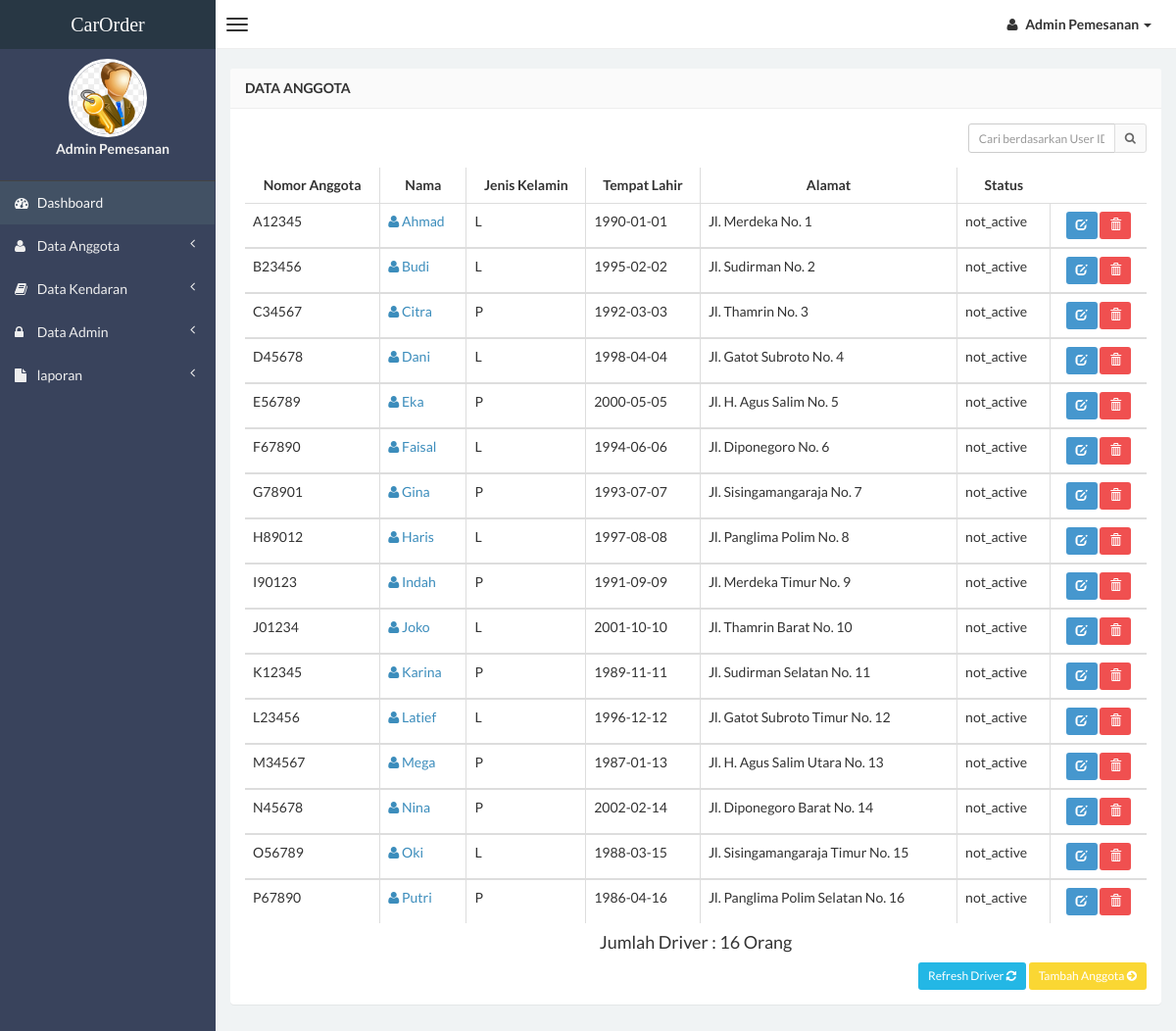
The page /management/anggota.php (signed in) on the database its author committed.
### tables this page shows
CREATE TABLE IF NOT EXISTS `data_driver` (
`id` int(4) NOT NULL ,
  `no_anggota` varchar(7) NOT NULL,
  `nama` varchar(150) NOT NULL,
  `jk` varchar(2) NOT NULL,
  `ttl` varchar(100) NOT NULL,
  `alamat` varchar(250) NOT NULL,
  `foto` varchar(75) NOT NULL,
  `status` varchar(250) NOT NULL DEFAULT 'not_active'
);

### management/anggota.php (the view, shortened to what this page needs)
<?php
if (empty($_SESSION['username'])){
	header('location:../index.php');
} else {
?>
<!DOCTYPE html>
<html>
<head>
    <link href="../css/bootstrap.min.css" rel="stylesheet" type="text/css" />
    <link href="../css/font-awesome.min.css" rel="stylesheet" type="text/css" />
    <link href="../css/ionicons.min.css" rel="stylesheet" type="text/css" />
    <link href="../css/morris/morris.css" rel="stylesheet" type="text/css" />
    <link href="../css/jvectormap/jquery-jvectormap-1.2.2.css" rel="stylesheet" type="text/css" />
    <link href="../css/datepicker/datepicker3.css" rel="stylesheet" type="text/css" />
    <link href="../css/daterangepicker/daterangepicker-bs3.css" rel="stylesheet" type="text/css" />
    <link href="../css/iCheck/all.css" rel="stylesheet" type="text/css" />
    <link href="../css/style.css" rel="stylesheet" type="text/css" />
      </head>
      <body class="skin-black">
        <header class="header">
            <a href="index.php" class="logo">
                CarOrder
            </a>
            <nav class="navbar navbar-static-top" role="navigation">
                <a href="#" class="navbar-btn sidebar-toggle" data-toggle="offcanvas" role="button">
                    <span class="icon-bar"></span>
                    <span class="icon-bar"></span>
                    <span class="icon-bar"></span>
                </a>
                <div class="navbar-right">
                    <ul class="nav navbar-nav">
                        <li class="dropdown user user-menu">
                            <a href="#" class="dropdown-toggle" data-toggle="dropdown">
                                <i class="fa fa-user"></i>
                                <span><?php echo $_SESSION['fullname']; ?> <i class="caret"></i></span>
                            </a>
                                </li>
                            </ul>
                        </div>
                    </nav>
                </header>
<?php } ?>
                <div class="wrapper row-offcanvas row-offcanvas-left">
                    <aside class="left-side sidebar-offcanvas">
                        <section class="sidebar">
                            <div class="user-panel">
                                <div>
                                    <center><img src="<?php echo $_SESSION['gambar']; ?>" height="80" width="80" class="img-circle" alt="User Image" style="border: 3px solid white;" /></center>
                                </div>
                                <div class="info">
                                    <center><p><?php echo $_SESSION['fullname']; ?></p></center>
                                </div>
                            </div>
                            <?php include "menu.php"; ?>
                        </section>
                    </aside>
                    <aside class="right-side">
                <section class="content">
                    <div class="row">
                        <div class="col-xs-12">
                            <div class="panel">
                                <header class="panel-heading">
                                    <b>Data Anggota</b>
                                </header>
                                <div class="panel-body table-responsive">
                                    <div class="box-tools m-b-15">
                                    <form action="anggota.php" method="POST">
                                        <div class="input-group">
                                        <input type='text' class="form-control input-sm pull-right" style="width: 150px;"  name='qcari' placeholder='Cari berdasarkan User ID dan Username' required />
                                            <div class="input-group-btn">
                                                <button class="btn btn-sm btn-default" type="submit"><i class="fa fa-search"></i></button>
                                            </div>
                                        </div>
                                    </form>
                                    </div>
                                    <?php
                    $query1="select * from data_driver";
                    $tampil=mysqli_query($conn, $query1) or die(mysqli_error($conn));
                    ?>
                                    <table id="example" class="table table-hover table-bordered">
                  <thead>
                      <tr>
                        <th><center>Nomor Anggota </center></th>
                        <th><center>Nama </center></th>
                        <th><center>Jenis Kelamin </center></th>
                        <th><center>Tempat Lahir </center></th>
                        <th><center>Alamat </center></th>
                        <th><center>Status</center></th>
                      </tr>
                  </thead>
                     <?php while($data=mysqli_fetch_array($tampil))
                    { ?>
                    <tbody>
                    <tr>
                    <td><?php echo $data['no_anggota']; ?></td>
                    <td><a href="detail-anggota.php?hal=edit&kd=<?php echo $data['id'];?>"><span class="fa fa-user"></span> <?php echo $data['nama']; ?></a></td>
                    <td><?php echo $data['jk'];?></td>
                    <td><?php echo $data['ttl'];?></td>
                    <td><?php echo $data['alamat'];?></td>
                    <td><?php echo $data['status'];?></td>
                    <td><center><div id="thanks"><a class="btn btn-sm btn-primary" data-placement="bottom" data-toggle="tooltip" title="Edit Anggota" href="edit-anggota.php?hal=edit&kd=<?php echo $data['id'];?>"><span class="glyphicon glyphicon-edit"></span></a>
                    <a onclick="return confirm ('Yakin hapus <?php echo $data['nama'];?>.?');" class="btn btn-sm btn-danger tooltips" data-placement="bottom" data-toggle="tooltip" title="Hapus Anggota" href="hapus-anggota.php?hal=hapus&kd=<?php echo $data['id'];?>"><span class="glyphicon glyphicon-trash"></a></center></td></tr></div>
                 <?php
              }
              ?>
                   </tbody>
                  <?php $tampil=mysqli_query($conn ,"select * from data_driver order by id");
                        $user=mysqli_num_rows($tampil);
                    ?>
                  <center><h4>Jumlah Driver : <?php echo "$user"; ?> Orang </h4> </center>
                <div class="text-right" style="margin-top: 10px;">
                 <a href="anggota.php" class="btn btn-sm btn-info">Refresh Driver <i class="fa fa-refresh"></i></a> <a href="input-anggota.php" class="btn btn-sm btn-warning">Tambah Anggota <i class="fa fa-arrow-circle-right"></i></a>
                </div>
</body>
</html>

### rows shown on the page
data_driver: no_anggota "A12345", nama "Ahmad", jk "L", ttl "1990-01-01", alamat "Jl. Merdeka No. 1", status "not_active"
data_driver: no_anggota "B23456", nama "Budi", jk "L", ttl "1995-02-02", alamat "Jl. Sudirman No. 2", status "not_active"
data_driver: no_anggota "C34567", nama "Citra", jk "P", ttl "1992-03-03", alamat "Jl. Thamrin No. 3", status "not_active"
data_driver: no_anggota "D45678", nama "Dani", jk "L", ttl "1998-04-04", alamat "Jl. Gatot Subroto No. 4", status "not_active"
data_driver: no_anggota "E56789", nama "Eka", jk "P", ttl "2000-05-05", alamat "Jl. H. Agus Salim No. 5", status "not_active"
data_driver: no_anggota "F67890", nama "Faisal", jk "L", ttl "1994-06-06", alamat "Jl. Diponegoro No. 6", status "not_active"
data_driver: no_anggota "G78901", nama "Gina", jk "P", ttl "1993-07-07", alamat "Jl. Sisingamangaraja No. 7", status "not_active"
data_driver: no_anggota "H89012", nama "Haris", jk "L", ttl "1997-08-08", alamat "Jl. Panglima Polim No. 8", status "not_active"
data_driver: no_anggota "I90123", nama "Indah", jk "P", ttl "1991-09-09", alamat "Jl. Merdeka Timur No. 9", status "not_active"
data_driver: no_anggota "J01234", nama "Joko", jk "L", ttl "2001-10-10", alamat "Jl. Thamrin Barat No. 10", status "not_active"
data_driver: no_anggota "K12345", nama "Karina", jk "P", ttl "1989-11-11", alamat "Jl. Sudirman Selatan No. 11", status "not_active"
data_driver: no_anggota "L23456", nama "Latief", jk "L", ttl "1996-12-12", alamat "Jl. Gatot Subroto Timur No. 12", status "not_active"
data_driver: no_anggota "M34567", nama "Mega", jk "P", ttl "1987-01-13", alamat "Jl. H. Agus Salim Utara No. 13", status "not_active"
data_driver: no_anggota "N45678", nama "Nina", jk "P", ttl "2002-02-14", alamat "Jl. Diponegoro Barat No. 14", status "not_active"
data_driver: no_anggota "O56789", nama "Oki", jk "L", ttl "1988-03-15", alamat "Jl. Sisingamangaraja Timur No. 15", status "not_active"
data_driver: no_anggota "P67890", nama "Putri", jk "P", ttl "1986-04-16", alamat "Jl. Panglima Polim Selatan No. 16", status "not_active"

### other values the page prints
$_SESSION['fullname'] "Admin Pemesanan"
$user "16"
